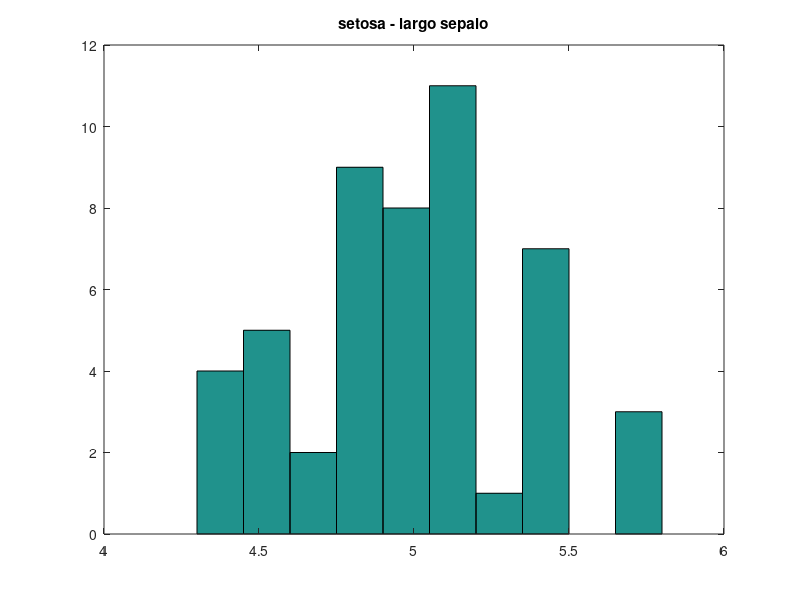
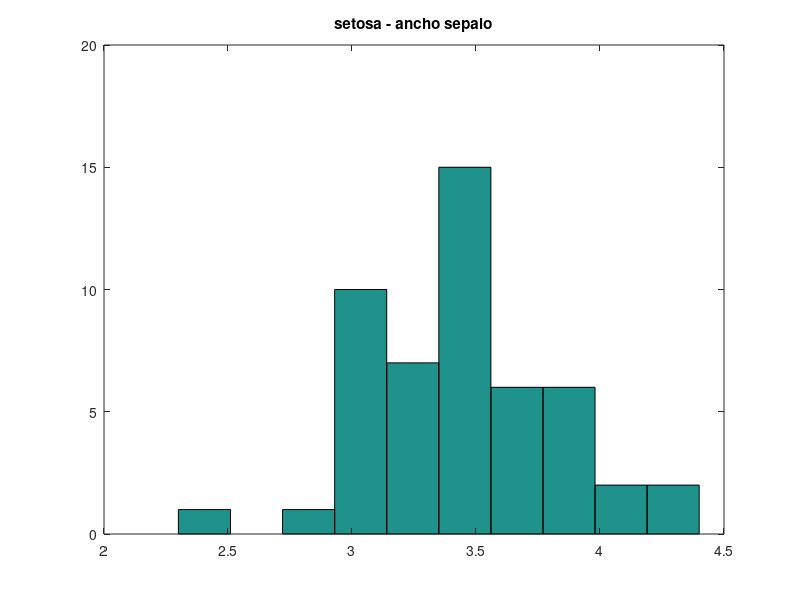
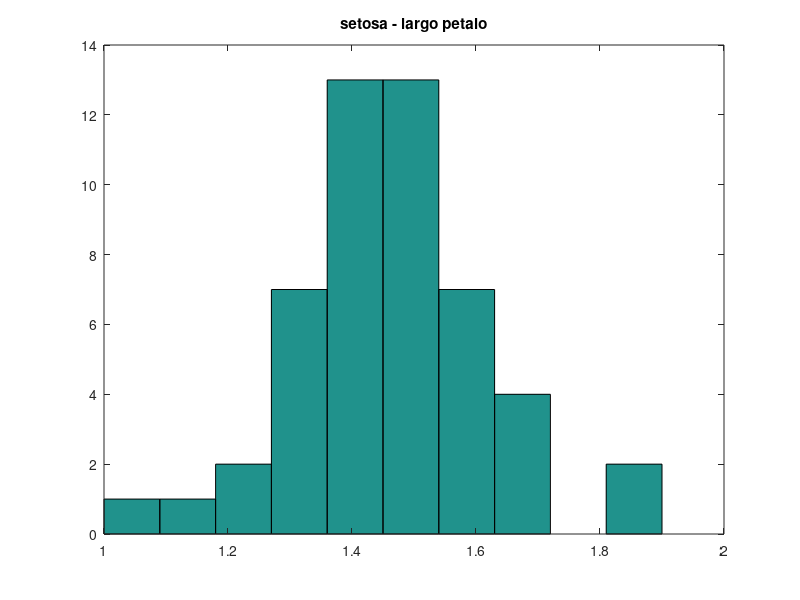
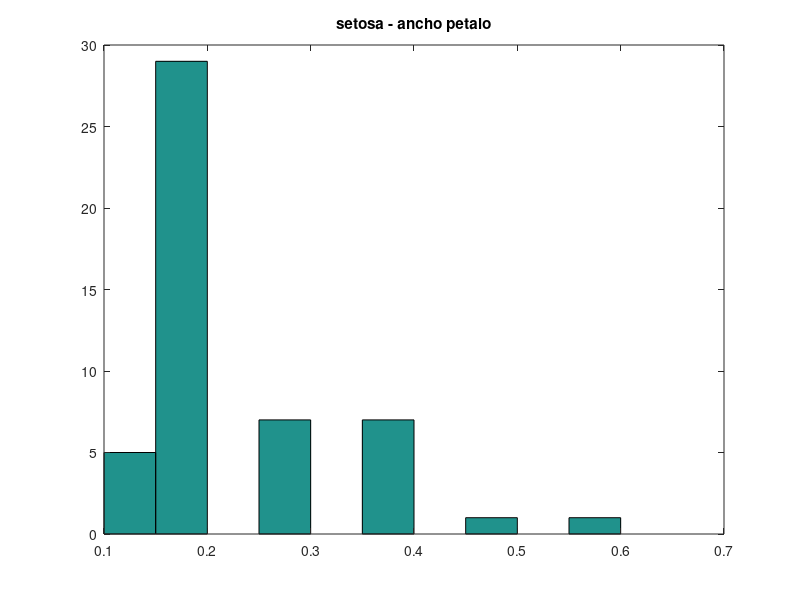

Write MATLAB code to recreate these figures, in order.
function cell = e_3a()
	load fisheriris;
	h{1} = meas(1:50, :);
	h{2} = meas(51:100, :);
	h{3} = meas(101:150, :);

	hist(h{1}(:,1));
	title('setosa - largo sepalo');
	figure;
	hist(h{1}(:,2));
	title('setosa - ancho sepalo');
	figure;
	hist(h{1}(:,3));
	title('setosa - largo petalo');
	figure;
	hist(h{1}(:,4));
	title('setosa - ancho petalo');
	figure;
	
	hist(h{2}(:,1));
	title('versicolor - largo sepalo');
	figure;
	hist(h{2}(:,2));
	title('versicolor - ancho sepalo');
	figure;
	hist(h{2}(:,3));
	title('versicolor - largo petalo');
	figure;
	hist(h{2}(:,4));
	title('versicolor - ancho petalo');
	figure;
	
	hist(h{3}(:,1));
	title('virginica - largo sepalo');
	figure;
	hist(h{3}(:,2));
	title('virginica - ancho sepalo');
	figure;
	hist(h{3}(:,3));
	title('virginica - largo petalo');
	figure;
	
	hist(h{3}(:,4));
	title('virginica - ancho petalo');
end
